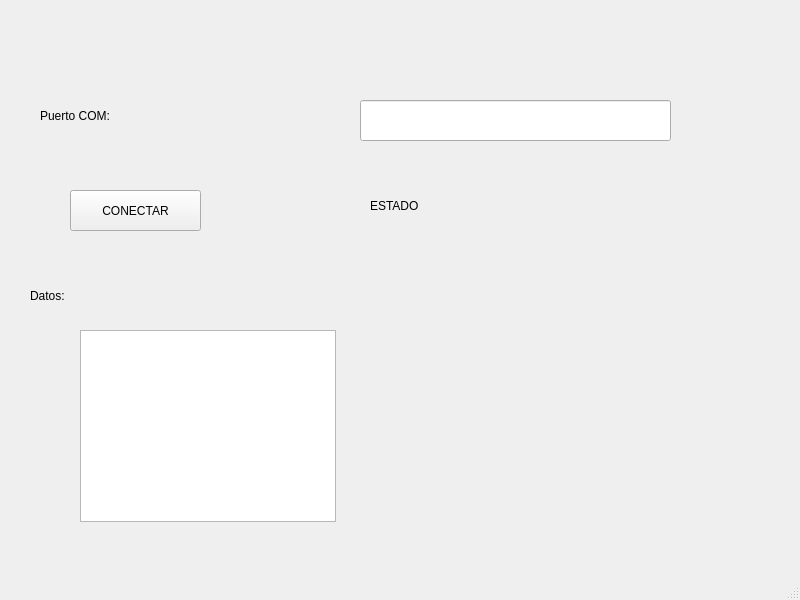
<?xml version="1.0" encoding="UTF-8"?>
<ui version="4.0">
 <class>MainWindow</class>
 <widget class="QMainWindow" name="MainWindow">
  <property name="geometry">
   <rect>
    <x>0</x>
    <y>0</y>
    <width>800</width>
    <height>600</height>
   </rect>
  </property>
  <property name="windowTitle">
   <string>MainWindow</string>
  </property>
  <widget class="QWidget" name="centralwidget">
   <widget class="QLineEdit" name="txt_com">
    <property name="geometry">
     <rect>
      <x>360</x>
      <y>100</y>
      <width>311</width>
      <height>41</height>
     </rect>
    </property>
   </widget>
   <widget class="QLabel" name="txt_com1">
    <property name="geometry">
     <rect>
      <x>40</x>
      <y>90</y>
      <width>141</width>
      <height>51</height>
     </rect>
    </property>
    <property name="styleSheet">
     <string notr="true">font: 75 12pt &quot;MS Shell Dlg 2&quot;;</string>
    </property>
    <property name="text">
     <string>Puerto COM:</string>
    </property>
   </widget>
   <widget class="QLabel" name="txt_estado">
    <property name="geometry">
     <rect>
      <x>370</x>
      <y>190</y>
      <width>201</width>
      <height>31</height>
     </rect>
    </property>
    <property name="styleSheet">
     <string notr="true">font: 75 12pt &quot;MS Shell Dlg 2&quot;;</string>
    </property>
    <property name="text">
     <string>ESTADO</string>
    </property>
   </widget>
   <widget class="QPushButton" name="btn_accion">
    <property name="geometry">
     <rect>
      <x>70</x>
      <y>190</y>
      <width>131</width>
      <height>41</height>
     </rect>
    </property>
    <property name="text">
     <string>CONECTAR</string>
    </property>
   </widget>
   <widget class="QListWidget" name="lista_datos">
    <property name="geometry">
     <rect>
      <x>80</x>
      <y>330</y>
      <width>256</width>
      <height>192</height>
     </rect>
    </property>
   </widget>
   <widget class="QLabel" name="txt_estado_2">
    <property name="geometry">
     <rect>
      <x>30</x>
      <y>280</y>
      <width>201</width>
      <height>31</height>
     </rect>
    </property>
    <property name="styleSheet">
     <string notr="true">font: 75 12pt &quot;MS Shell Dlg 2&quot;;</string>
    </property>
    <property name="text">
     <string>Datos:</string>
    </property>
   </widget>
   <widget class="QLabel" name="label_3">
    <property name="geometry">
     <rect>
      <x>60</x>
      <y>20</y>
      <width>171</width>
      <height>51</height>
     </rect>
    </property>
    <property name="text">
     <string/>
    </property>
    <property name="pixmap">
     <pixmap>../../../../3D Objects/UAT.png</pixmap>
    </property>
    <property name="scaledContents">
     <bool>true</bool>
    </property>
   </widget>
   <widget class="QLabel" name="label_4">
    <property name="geometry">
     <rect>
      <x>590</x>
      <y>20</y>
      <width>161</width>
      <height>51</height>
     </rect>
    </property>
    <property name="text">
     <string/>
    </property>
    <property name="pixmap">
     <pixmap>../../../../3D Objects/facultad_ingenieria_tampico.png</pixmap>
    </property>
    <property name="scaledContents">
     <bool>true</bool>
    </property>
   </widget>
   <widget class="QLabel" name="label_5">
    <property name="geometry">
     <rect>
      <x>680</x>
      <y>460</y>
      <width>91</width>
      <height>81</height>
     </rect>
    </property>
    <property name="font">
     <font>
      <pointsize>8</pointsize>
     </font>
    </property>
    <property name="cursor">
     <cursorShape>ArrowCursor</cursorShape>
    </property>
    <property name="styleSheet">
     <string notr="true"/>
    </property>
    <property name="text">
     <string/>
    </property>
    <property name="pixmap">
     <pixmap>../../../../3D Objects/Castor.jpg</pixmap>
    </property>
    <property name="scaledContents">
     <bool>true</bool>
    </property>
   </widget>
  </widget>
  <widget class="QMenuBar" name="menubar">
   <property name="geometry">
    <rect>
     <x>0</x>
     <y>0</y>
     <width>800</width>
     <height>21</height>
    </rect>
   </property>
  </widget>
  <widget class="QStatusBar" name="statusbar"/>
 </widget>
 <resources/>
 <connections/>
</ui>
